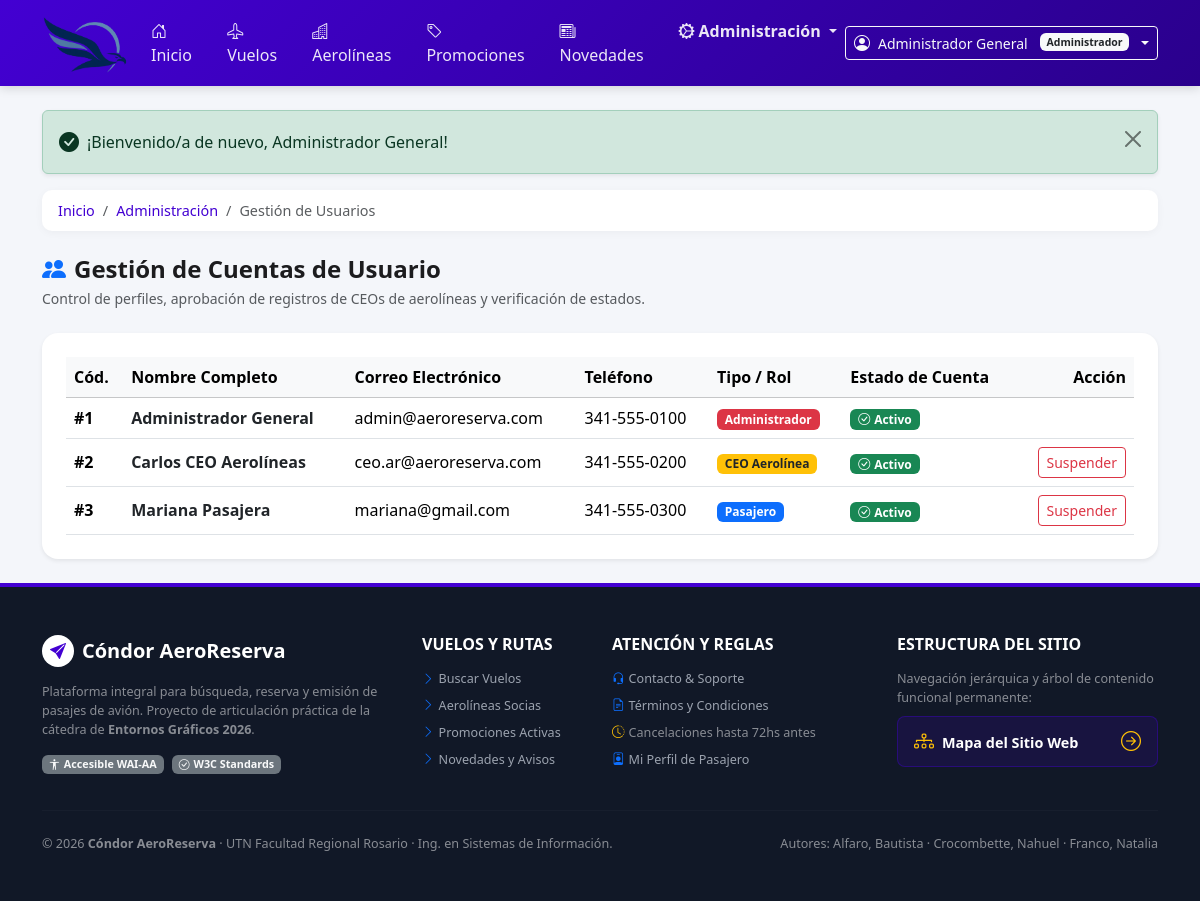
/index.php?pagina=admin_usuarios (signed in), run on the app's committed database.
### tables this page shows
CREATE TABLE IF NOT EXISTS usuarios (
    codUsuario INT AUTO_INCREMENT PRIMARY KEY,
    nombreUsuario VARCHAR(100) NOT NULL,
    claveUsuario VARCHAR(255) NOT NULL,  
    tipoUsuario ENUM('administrador', 'ceo de aerolínea', 'usuario') NOT NULL DEFAULT 'usuario',
    emailUsuario VARCHAR(100) NOT NULL UNIQUE,
    telefonoUsuario VARCHAR(20) DEFAULT NULL,
    estadoUsuario ENUM('pendiente', 'activo', 'denegado') NOT NULL DEFAULT 'activo',
    emailValidado TINYINT(1) NOT NULL DEFAULT 0,
    tokenValidacion VARCHAR(100) DEFAULT NULL,
    tokenRecuperacion VARCHAR(100) DEFAULT NULL,
    tokenExpiracion DATETIME DEFAULT NULL,
    fechaCreacion DATETIME DEFAULT CURRENT_TIMESTAMP
);

### public/index.php (called while the page is built, shortened)
<?php
require_once __DIR__ . '/../app/helpers/datos.php';
$pagina = $_GET['pagina'] ?? 'inicio';
$vistasDisponibles = [
    'inicio'             => __DIR__ . '/../app/views/inicio.php',
    'vuelos'             => __DIR__ . '/../app/views/vuelos.php',
    'vuelo_detalle'      => __DIR__ . '/../app/views/vuelo_detalle.php',
    'reservar'           => __DIR__ . '/../app/views/reservar.php',
    'reservas'           => __DIR__ . '/../app/views/reservas.php',
    'reserva_detalle'    => __DIR__ . '/../app/views/reserva_detalle.php',
    'historial'          => __DIR__ . '/../app/views/historial.php',
    'aerolineas'         => __DIR__ . '/../app/views/aerolineas.php',
    'aerolinea_detalle'  => __DIR__ . '/../app/views/aerolinea_detalle.php',
    'promociones'        => __DIR__ . '/../app/views/promociones.php',
    'novedades'          => __DIR__ . '/../app/views/novedades.php',
    'mapa_sitio'         => __DIR__ . '/../app/views/mapa_sitio.php',
    'mapa'               => __DIR__ . '/../app/views/mapa_sitio.php',
    '404'                => __DIR__ . '/../app/views/404.php',
    'contacto'           => __DIR__ . '/../app/views/contacto.php',
    'terminos'           => __DIR__ . '/../app/views/terminos.php',
    'login'              => __DIR__ . '/../app/views/login.php',
    'registro'           => __DIR__ . '/../app/views/registro.php',
    'recuperar_clave'    => __DIR__ . '/../app/views/recuperar_clave.php',
    'perfil'             => __DIR__ . '/../app/views/perfil.php',
    'ceo_panel'          => __DIR__ . '/../app/views/ceo/panel.php',
    'ceo_vuelos'         => __DIR__ . '/../app/views/ceo/vuelos.php',
    'ceo_promociones'    => __DIR__ . '/../app/views/ceo/promociones.php',
    'ceo_reportes'       => __DIR__ . '/../app/views/ceo/reportes.php',
    'admin_panel'        => __DIR__ . '/../app/views/admin/panel.php',
    'admin_aerolineas'   => __DIR__ . '/../app/views/admin/aerolineas.php',
    'admin_promociones'  => __DIR__ . '/../app/views/admin/promociones.php',
    'admin_novedades'    => __DIR__ . '/../app/views/admin/novedades.php',
    'admin_usuarios'     => __DIR__ . '/../app/views/admin/usuarios.php',
    'admin_reportes'     => __DIR__ . '/../app/views/admin/reportes.php',
];
if (!array_key_exists($pagina, $vistasDisponibles)) {
    http_response_code(404);
    $vistaArchivo = $vistasDisponibles['404'];
} else {
    $vistaArchivo = $vistasDisponibles[$pagina];
}
require __DIR__ . '/../app/views/layouts/header.php';
require $vistaArchivo;
require __DIR__ . '/../app/views/layouts/footer.php';

### app/helpers/datos.php (called while the page is built, shortened)
<?php
function obtenerUsuariosPaginados(int $limite = 10, int $offset = 0): array
{
    try {
        $db = Database::getConnection();
        $sql = "SELECT * FROM usuarios ORDER BY codUsuario ASC LIMIT " . (int)$limite . " OFFSET " . (int)$offset;
        return $db->query($sql)->fetchAll();
    } catch (Throwable $e) {
        error_log("Error al obtener usuarios paginados: " . $e->getMessage());
        return [];
    }
}

### app/views/admin/usuarios.php (the view, shortened to what this page needs)
<?php
require_once __DIR__ . '/../../helpers/datos.php';
$paginaActual = max(1, (int)($_GET['p'] ?? 1));
$porPagina = 5;
$offset = ($paginaActual - 1) * $porPagina;
$usuarios = obtenerUsuariosPaginados($porPagina, $offset);
?>
<nav class="breadcrumb-condor" aria-label="Ruta de navegación">
    <ol class="breadcrumb mb-0">
        <li class="breadcrumb-item"><a href="index.php">Inicio</a></li>
        <li class="breadcrumb-item"><a href="index.php?pagina=admin_panel">Administración</a></li>
        <li class="breadcrumb-item active" aria-current="page">Gestión de Usuarios</li>
    </ol>
</nav>
<div class="d-flex justify-content-between align-items-center mb-4">
    <div>
        <h1 class="h4 fw-bold mb-1">
            <i class="bi bi-people-fill text-primary me-2"></i>Gestión de Cuentas de Usuario
        </h1>
        <p class="text-muted small mb-0">Control de perfiles, aprobación de registros de CEOs de aerolíneas y verificación de estados.</p>
    </div>
</div>
<div class="card shadow-sm border-0 rounded-4 p-4 bg-white">
    <div class="table-responsive">
        <table class="table table-hover align-middle mb-0">
            <thead class="table-light">
                <tr>
                    <th scope="col">Cód.</th>
                    <th scope="col">Nombre Completo</th>
                    <th scope="col">Correo Electrónico</th>
                    <th scope="col">Teléfono</th>
                    <th scope="col">Tipo / Rol</th>
                    <th scope="col">Estado de Cuenta</th>
                    <th scope="col" class="text-end">Acción</th>
                </tr>
            </thead>
            <tbody>
                <?php foreach ($usuarios as $u): ?>
                    <tr>
                        <td><strong>#<?= $u['codUsuario'] ?></strong></td>
                        <td class="fw-semibold text-dark"><?= htmlspecialchars($u['nombreUsuario']) ?></td>
                        <td><?= htmlspecialchars($u['emailUsuario']) ?></td>
                        <td><?= htmlspecialchars($u['telefonoUsuario'] ?: '-') ?></td>
                        <td>
                            <?php if ($u['tipoUsuario'] === 'administrador'): ?>
                                <span class="badge bg-danger">Administrador</span>
                            <?php elseif ($u['tipoUsuario'] === 'ceo de aerolínea'): ?>
                                <span class="badge bg-warning text-dark">CEO Aerolínea</span>
                            <?php else: ?>
                                <span class="badge bg-primary">Pasajero</span>
                            <?php endif; ?>
                        </td>
                        <td>
                            <?php if ($u['estadoUsuario'] === 'activo'): ?>
                                <span class="badge bg-success"><i class="bi bi-check-circle me-1"></i>Activo</span>
                            <?php elseif ($u['estadoUsuario'] === 'denegado'): ?>
                                <span class="badge bg-danger"><i class="bi bi-x-circle me-1"></i>Denegado</span>
                            <?php else: ?>
                                <span class="badge bg-warning text-dark"><i class="bi bi-clock me-1"></i>Pendiente</span>
                            <?php endif; ?>
                        </td>
                        <td class="text-end">
                            <?php if ($u['tipoUsuario'] === 'ceo de aerolínea' && $u['estadoUsuario'] === 'pendiente'): ?>
                                <form method="post" action="index.php" class="d-inline">
                                    <input type="hidden" name="accion" value="cambiar_estado_usuario">
            <?= campoCsrf() ?>
                                    <input type="hidden" name="usuario_id" value="<?= $u['codUsuario'] ?>">
                                    <input type="hidden" name="nuevo_estado" value="activo">
                                    <button type="submit" class="btn btn-sm btn-success" title="Aprobar registro de CEO">
                                        <i class="bi bi-check-lg me-1"></i>Aprobar CEO
                                    </button>
                                </form>
                            <?php elseif ($u['codUsuario'] !== 1): ?>
                                <form method="post" action="index.php" class="d-inline">
                                    <button type="submit" class="btn btn-sm <?= $u['estadoUsuario'] === 'activo' ? 'btn-outline-danger' : 'btn-outline-success' ?>">
                                        <?= $u['estadoUsuario'] === 'activo' ? 'Suspender' : 'Reactivar' ?>
                                    </button>
                                </form>
                            <?php endif; ?>
                        </td>
                    </tr>
                <?php endforeach; ?>
            </tbody>
        </table>
    </div>
</div>

### public/assets/css/estilos.css (style rules this page uses)
:root { --color-primario: #4300d2; --color-primario-oscuro: #2a008c; --color-acento: #fa503f; --color-acento-hover: #e03827; --color-fondo: #f4f6fa; --color-texto: #1c1c1e; --color-texto-muted: #6c757d; --borde-suave: #e2e8f0; --sombra-card: 0 4px 18px rgba(0, 0, 0, 0.06); --sombra-hover: 0 8px 26px rgba(67, 0, 210, 0.12); }
body { background-color: var(--color-fondo); color: var(--color-texto); font-family: system-ui, "Segoe UI", Roboto, "Helvetica Neue", Arial, sans-serif; min-height: 100vh; display: flex; flex-direction: column; }
.breadcrumb-condor { background: #fff; padding: 0.6rem 1rem; border-radius: 10px; box-shadow: 0 2px 8px rgba(0,0,0,0.04); font-size: 0.9rem; margin-bottom: 1.5rem; }
.breadcrumb-condor a { color: var(--color-primario); text-decoration: none; font-weight: 500; }

### data on the page
usuarios: codUsuario "1", nombreUsuario "Administrador General", emailUsuario "admin@aeroreserva.com", telefonoUsuario "341-555-0100", tipoUsuario "Administrador", estadoUsuario "activo" (drawn)
usuarios: codUsuario "2", nombreUsuario "Carlos CEO Aerolíneas", emailUsuario "ceo.ar@aeroreserva.com", telefonoUsuario "341-555-0200", tipoUsuario "CEO Aerolínea", estadoUsuario "activo" (drawn)
usuarios: codUsuario "3", nombreUsuario "Mariana Pasajera", emailUsuario "mariana@gmail.com", telefonoUsuario "341-555-0300", tipoUsuario "Pasajero", estadoUsuario "activo" (drawn)

### other printed values
$usuario['nombre'] "Administrador General"
$usuario['rol'] "Administrador"
$_SESSION['mensaje'] "¡Bienvenido/a de nuevo, Administrador General!"
